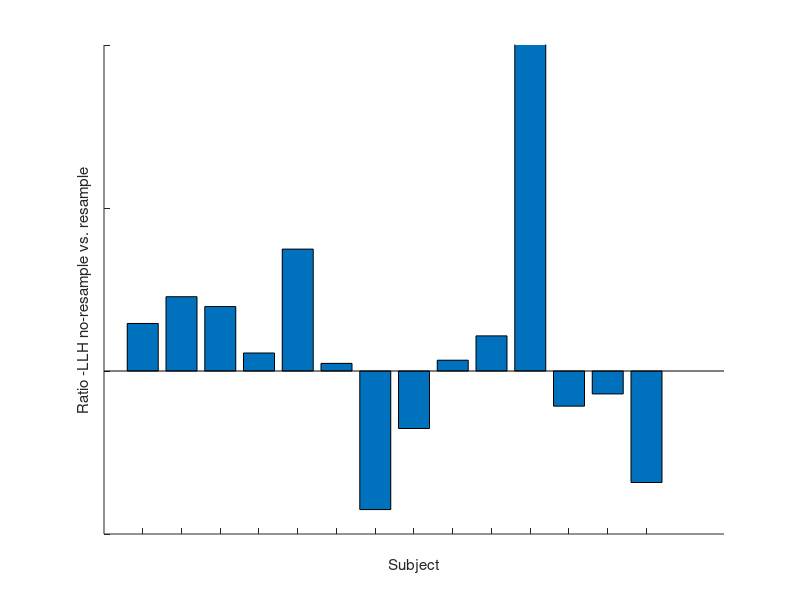

Reproduce this figure in MATLAB.
%%%%%%%%%%% Plot -LLH of resample vs. non-resample for correct trials %%%%%%%%%%%
neg_llh_noResample = [4539.91 5901.30 6051.89 6413.41 6429.30 30138.46 ...
                      4799.79 5045.18 4923.35 4403.22 4446.10 5528.20 5131.05 38739.74];
                  
neg_llh_Resample =   [4533.30 5887.88 6039.95 6409.87 6405.35 30131.41 ...
                      4820.28 5054.09 4921.72 4398.48 4400.77 5534.17 5134.66 38872.65];      
ratio_llh =  neg_llh_noResample ./ neg_llh_Resample - 1;                 
figure
hold on
bar(1:length(neg_llh_Resample), ratio_llh)
set(gca, 'XTick', 1:length(neg_llh_Resample), ...
            'XTickLabel', num2cell(1:length(neg_llh_Resample)), ...
            'YTick', [-0.005 0 0.005 0.01], ...
            'YTickLabel', num2cell([-0.005 0 0.005 0.01]+1))
        
ylim([-0.005 0.01])
xlabel('Subject')
ylabel('Ratio -LLH no-resample vs. resample')